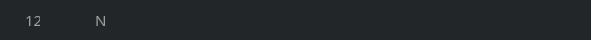
    <widget class="QGroupBox" name="RFIDgroupBox2_11">
     <property name="geometry">
      <rect>
       <x>6</x>
       <y>558</y>
       <width>591</width>
       <height>40</height>
      </rect>
     </property>
     <property name="styleSheet">
      <string notr="true">background-color: rgb(35, 38, 41);
border: 1px solid rgb(35, 38, 41);
border-radius: 17px</string>
     </property>
     <property name="title">
      <string/>
     </property>
     <widget class="QLabel" name="Rfidshno10_4">
      <property name="geometry">
       <rect>
        <x>20</x>
        <y>12</y>
        <width>21</width>
        <height>16</height>
       </rect>
      </property>
      <property name="font">
       <font>
        <family>AppleSDGothicNeoB00</family>
        <pointsize>11</pointsize>
        <weight>50</weight>
        <bold>false</bold>
       </font>
      </property>
      <property name="styleSheet">
       <string notr="true">color: rgb(159, 161, 162);</string>
      </property>
      <property name="text">
       <string>12</string>
      </property>
     </widget>
     <widget class="QLabel" name="RFIDaidm12">
      <property name="geometry">
       <rect>
        <x>90</x>
        <y>12</y>
        <width>41</width>
        <height>16</height>
       </rect>
      </property>
      <property name="font">
       <font>
        <family>AppleSDGothicNeoB00</family>
        <pointsize>11</pointsize>
        <weight>50</weight>
        <bold>false</bold>
       </font>
      </property>
      <property name="styleSheet">
       <string notr="true">color: rgb(159, 161, 162);</string>
      </property>
      <property name="text">
       <string>N</string>
      </property>
     </widget>
     <widget class="QLabel" name="M12IPlb">
      <property name="geometry">
       <rect>
        <x>290</x>
        <y>12</y>
        <width>121</width>
        <height>20</height>
       </rect>
      </property>
      <property name="font">
       <font>
        <family>AppleSDGothicNeoB00</family>
        <pointsize>11</pointsize>
        <weight>50</weight>
        <bold>false</bold>
       </font>
      </property>
      <property name="styleSheet">
       <string notr="true">color: rgb(159, 161, 162);</string>
      </property>
      <property name="text">
       <string/>
      </property>
     </widget>
     <widget class="QLabel" name="RFIDnote12">
      <property name="geometry">
       <rect>
        <x>410</x>
        <y>12</y>
        <width>151</width>
        <height>20</height>
       </rect>
      </property>
      <property name="font">
       <font>
        <family>AppleSDGothicNeoB00</family>
        <pointsize>11</pointsize>
        <weight>50</weight>
        <bold>false</bold>
       </font>
      </property>
      <property name="styleSheet">
       <string notr="true">color: rgb(159, 161, 162);</string>
      </property>
      <property name="text">
       <string/>
      </property>
     </widget>
     <widget class="QLabel" name="StateM12lb">
      <property name="geometry">
       <rect>
        <x>210</x>
        <y>10</y>
        <width>31</width>
        <height>21</height>
       </rect>
      </property>
      <property name="text">
       <string/>
      </property>
     </widget>
    </widget>
